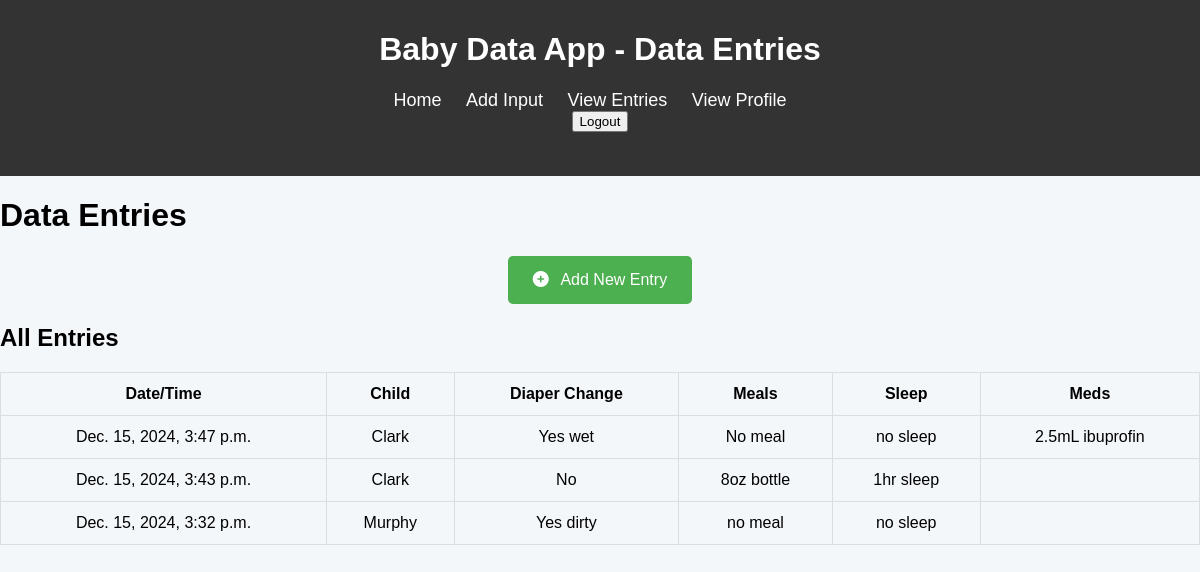
The app's page /view/, older data.
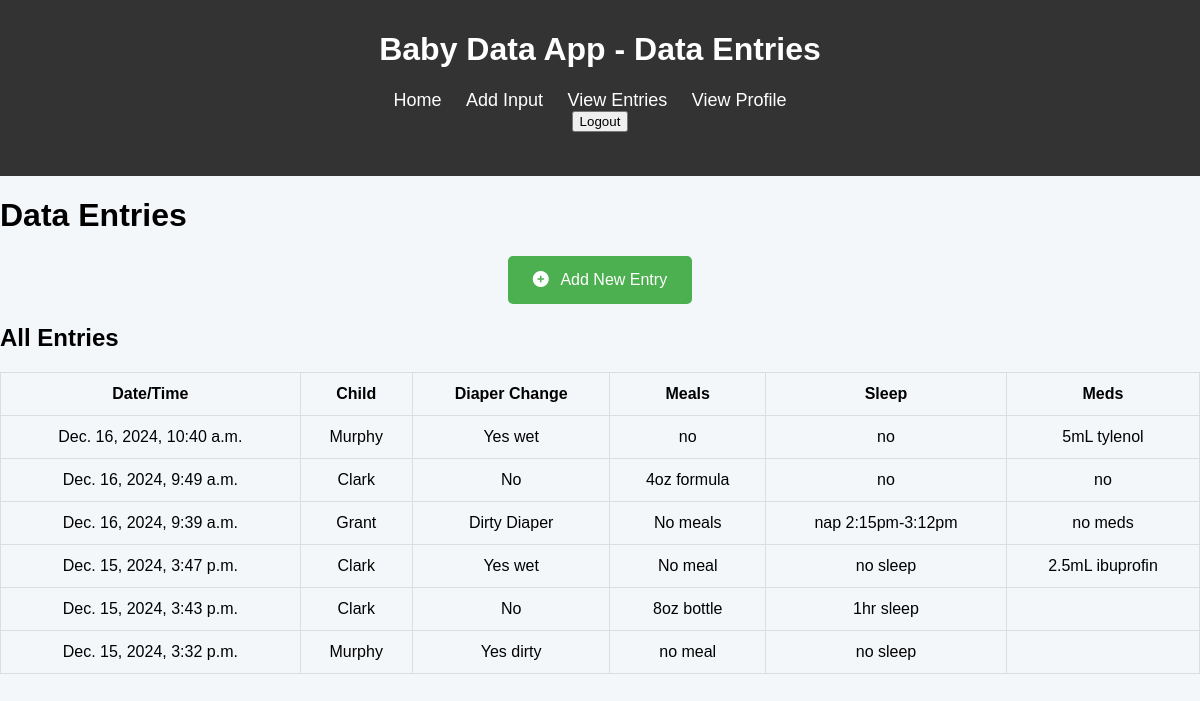
The same page, newer data.
### babyapp/models.py (models this page shows, shortened)
class Baby(models.Model):
        name = models.CharField(max_length=100)
        age = models.IntegerField(max_length=3, default=0)
        allergy = models.CharField(max_length=100)
        created_at_time = models.DateTimeField(auto_now_add=True)
        created_at_date = models.DateField(auto_now_add=True)

class BabyEvent(Baby):
    diaper_change = models.CharField(max_length=100)
    meal = models.CharField(max_length=100)
    sleep = models.CharField(max_length=100)
    meds = models.CharField(max_length=100, default='')

class Baby(models.Model):
        name = models.CharField(max_length=100)
        age = models.IntegerField(max_length=3, default=0)
        allergy = models.CharField(max_length=100)
        created_at_time = models.DateTimeField(auto_now_add=True)
        created_at_date = models.DateField(auto_now_add=True)

### babyapp/views.py (the view)
# urls.py: path('view/', views.view_data, name='view_data'),
def view_data(request):
    data_entries = BabyEvent.objects.all().order_by('-created_at_time') # Order by the most recent first
    return render(request, 'view_data.html', {'data_entries': data_entries})

### babyapp/templates/view_data.html (shortened to what this page needs)
{% load static %}
<!DOCTYPE html>
<html lang="en">
<head>
    <link rel="stylesheet" href="https://cdnjs.cloudflare.com/ajax/libs/font-awesome/6.0.0-beta3/css/all.min.css">
    <link rel="stylesheet" href="{% static 'style.css' %}">
</head>
<body>
    <header>
        <div class="navbar">
            <h1>Baby Data App - Data Entries</h1>
            <nav>
                <ul>
                    <li><a href="{% url 'home' %}">Home</a></li>
                    <li><a href="{% url 'input_data' %}">Add Input</a></li>
                    <li><a href="{% url 'view_data' %}">View Entries</a></li>
                    <li><a href="{% url 'profile' %}">View Profile</a></li>
                    <li><form action="{% url 'logout' %}" method="post">
                    <button type="submit">Logout</button>
                    </form></li>
                </ul>
            </nav>
        </div>
    </header>
    <h1>Data Entries</h1>
            <div class="quick-actions">
                <button class="btn-action" onclick="window.location.href='{% url 'input_data' %}'">
                    <i class="fas fa-plus-circle"></i> Add New Entry
                </button>
            </div>
            <section class="recent-entries">
                <h2>All Entries</h2>
                <table>
                    <thead>
                        <tr>
                            <th>Date/Time</th>
                            <th>Child</th>
                            <th>Diaper Change</th>
                            <th>Meals</th>
                            <th>Sleep</th>
                            <th>Meds</th>
                        </tr>
                    </thead>
                    <tbody>
                        {% for entry in data_entries %}
                            <tr>
                                <td>{{ entry.created_at_time }}</td>
                                <td>{{ entry.name }}</td>
                                <td>{{ entry.diaper_change }}</td>
                                <td>{{ entry.meal }}</td>
                                <td>{{ entry.sleep }}</td>
                                <td>{{ entry.meds }}</td>
                            </tr>
                        {% endfor %}
                    </tbody>
                </table>
            </section>
</body>
</html>

### babyapp/static/style.css (style rules this page uses)
body { font-family: Arial, sans-serif; background-color: #f4f7fa; margin: 0; padding: 0; }
header { background-color: #333; color: white; padding: 10px 0; text-align: center; }
.navbar ul { list-style-type: none; padding: 0; }
.navbar ul li { display: inline; margin-right: 20px; }
.navbar a { color: white; text-decoration: none; font-size: 18px; }
.quick-actions { display: flex; justify-content: space-around; margin-bottom: 20px; }
.btn-action { padding: 15px 25px; background-color: #4CAF50; color: white; border: none; font-size: 16px; cursor: pointer; border-radius: 5px; }
.btn-action i { margin-right: 8px; }
.recent-entries table { width: 100%; border-collapse: collapse; margin-top: 20px; }
.recent-entries th, .recent-entries td { padding: 12px; border: 1px solid #ddd; text-align: center; }

Row changes from the older to the newer data that the page shows:
added BabyEvent: created_at_time "Dec. 16, 2024, 10:40 a.m.", name "Murphy", diaper_change "Yes wet", meal "no", sleep "no", meds "5mL tylenol"
added BabyEvent: created_at_time "Dec. 16, 2024, 9:49 a.m.", name "Clark", diaper_change "No", meal "4oz formula", sleep "no", meds "no"
added BabyEvent: created_at_time "Dec. 16, 2024, 9:39 a.m.", name "Grant", diaper_change "Dirty Diaper", meal "No meals", sleep "nap 2:15pm-3:12pm", meds "no meds"
